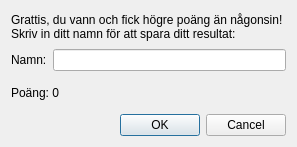
<?xml version="1.0" encoding="UTF-8"?>
<ui version="4.0">
 <class>HighscoreDialog</class>
 <widget class="QDialog" name="HighscoreDialog">
  <property name="geometry">
   <rect>
    <x>0</x>
    <y>0</y>
    <width>297</width>
    <height>147</height>
   </rect>
  </property>
  <property name="windowTitle">
   <string>Highscore</string>
  </property>
  <property name="accessibleName">
   <string>MainWindow</string>
  </property>
  <property name="styleSheet">
   <string notr="true"/>
  </property>
  <layout class="QGridLayout" name="gridLayout">
   <item row="0" column="0">
    <layout class="QVBoxLayout" name="verticalLayout" stretch="0,2,0,1">
     <item>
      <widget class="QLabel" name="InfoLabel">
       <property name="text">
        <string>Grattis, du vann och fick högre poäng än någonsin!
Skriv in ditt namn för att spara ditt resultat:</string>
       </property>
      </widget>
     </item>
     <item>
      <layout class="QHBoxLayout" name="horizontalLayout">
       <item>
        <widget class="QLabel" name="NameLabel">
         <property name="text">
          <string>Namn:</string>
         </property>
        </widget>
       </item>
       <item>
        <widget class="QLineEdit" name="NameInput"/>
       </item>
      </layout>
     </item>
     <item>
      <widget class="QLabel" name="ScoreLabel">
       <property name="text">
        <string>Poäng: 0</string>
       </property>
      </widget>
     </item>
     <item>
      <widget class="QDialogButtonBox" name="buttonBox">
       <property name="orientation">
        <enum>Qt::Horizontal</enum>
       </property>
       <property name="standardButtons">
        <set>QDialogButtonBox::Cancel|QDialogButtonBox::Ok</set>
       </property>
      </widget>
     </item>
    </layout>
   </item>
  </layout>
 </widget>
 <resources/>
 <connections>
  <connection>
   <sender>buttonBox</sender>
   <signal>accepted()</signal>
   <receiver>HighscoreDialog</receiver>
   <slot>accept()</slot>
   <hints>
    <hint type="sourcelabel">
     <x>248</x>
     <y>254</y>
    </hint>
    <hint type="destinationlabel">
     <x>157</x>
     <y>274</y>
    </hint>
   </hints>
  </connection>
  <connection>
   <sender>buttonBox</sender>
   <signal>rejected()</signal>
   <receiver>HighscoreDialog</receiver>
   <slot>reject()</slot>
   <hints>
    <hint type="sourcelabel">
     <x>316</x>
     <y>260</y>
    </hint>
    <hint type="destinationlabel">
     <x>286</x>
     <y>274</y>
    </hint>
   </hints>
  </connection>
 </connections>
</ui>
